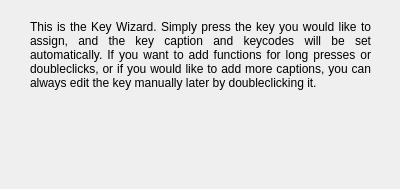
<?xml version="1.0" encoding="UTF-8"?>
<ui version="4.0">
 <class>KeyWizard</class>
 <widget class="QDialog" name="KeyWizard">
  <property name="geometry">
   <rect>
    <x>0</x>
    <y>0</y>
    <width>400</width>
    <height>189</height>
   </rect>
  </property>
  <property name="sizePolicy">
   <sizepolicy hsizetype="Fixed" vsizetype="Fixed">
    <horstretch>0</horstretch>
    <verstretch>0</verstretch>
   </sizepolicy>
  </property>
  <property name="windowTitle">
   <string>Key Wizard</string>
  </property>
  <property name="modal">
   <bool>true</bool>
  </property>
  <widget class="QLabel" name="label">
   <property name="geometry">
    <rect>
     <x>30</x>
     <y>20</y>
     <width>341</width>
     <height>141</height>
    </rect>
   </property>
   <property name="text">
    <string>This is the Key Wizard. Simply press the key you would like to assign, and the key caption and keycodes will be set automatically. If you want to add functions for long presses or doubleclicks, or if you would like to add more captions, you can always edit the key manually later by doubleclicking it.</string>
   </property>
   <property name="alignment">
    <set>Qt::AlignJustify|Qt::AlignTop</set>
   </property>
   <property name="wordWrap">
    <bool>true</bool>
   </property>
  </widget>
  <widget class="QLineEdit" name="lineEdit">
   <property name="geometry">
    <rect>
     <x>350</x>
     <y>160</y>
     <width>41</width>
     <height>21</height>
    </rect>
   </property>
   <property name="cursor">
    <cursorShape>BlankCursor</cursorShape>
   </property>
   <property name="autoFillBackground">
    <bool>false</bool>
   </property>
   <property name="styleSheet">
    <string notr="true">background-color: transparent; border:none</string>
   </property>
   <property name="clearButtonEnabled">
    <bool>false</bool>
   </property>
  </widget>
 </widget>
 <resources/>
 <connections/>
</ui>
